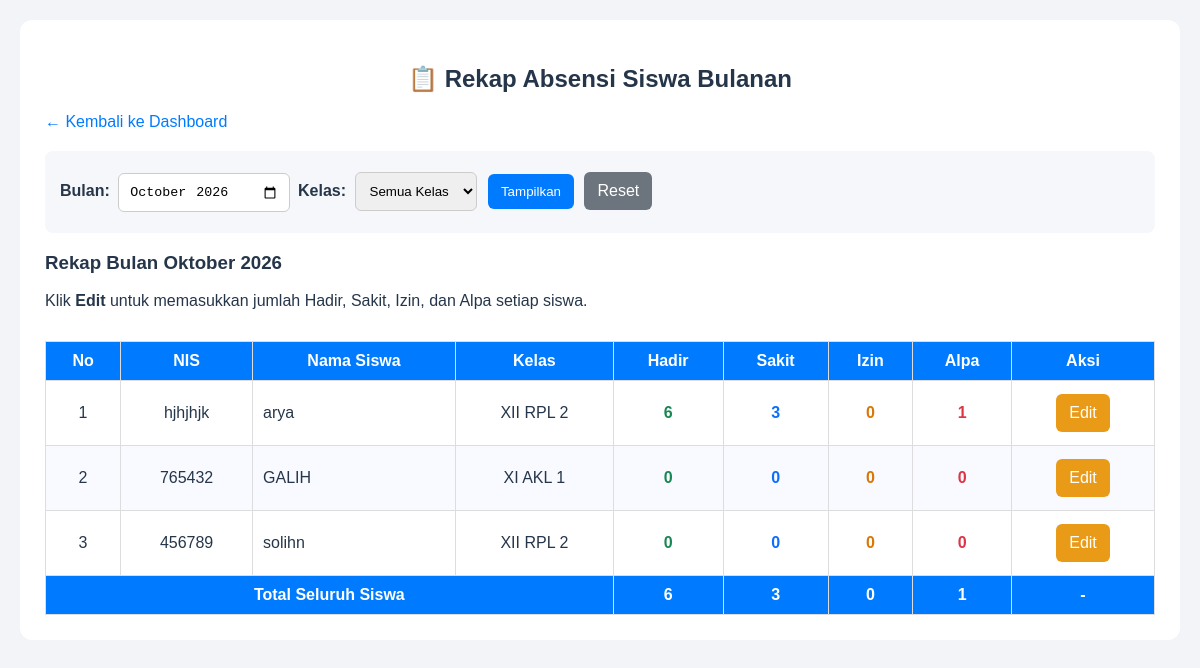
Page /absensi_siswa/rekap.php on the committed database.
### tables this page shows
CREATE TABLE `siswa` (
  `id_siswa` int(11) NOT NULL,
  `nis` varchar(20) NOT NULL,
  `nama_siswa` varchar(100) NOT NULL,
  `id_kelas` int(11) NOT NULL,
  `alamat` text DEFAULT NULL
);

CREATE TABLE `kelas` (
  `id_kelas` int(11) NOT NULL,
  `nama_kelas` varchar(50) NOT NULL,
  `jurusan` varchar(50) NOT NULL
);

### absensi_siswa/rekap.php (the view, shortened to what this page needs)
<?php
include "koneksi.php";
$bulan = $_GET['bulan'] ?? '2026-10';
$id_kelas = $_GET['id_kelas'] ?? '';
$edit = (int) ($_GET['edit'] ?? 0);
$tahun = (int) substr($bulan, 0, 4);
$bulan_angka = (int) substr($bulan, 5, 2);
function e($nilai) {
    return htmlspecialchars((string)($nilai ?? ''), ENT_QUOTES, 'UTF-8');
}
$sql = "
    SELECT
        s.id_siswa,
        s.nis,
        s.nama_siswa,
        k.id_kelas,
        k.nama_kelas,
        r.hadir AS rekap_hadir,
        r.sakit AS rekap_sakit,
        r.izin AS rekap_izin,
        r.alpa AS rekap_alpa
    FROM siswa s
    LEFT JOIN kelas k ON s.id_kelas = k.id_kelas
    LEFT JOIN rekap_manual r
        ON r.id_siswa = s.id_siswa
        AND r.bulan = $bulan_angka
        AND r.tahun = $tahun
";
$sql .= " ORDER BY s.nama_siswa ASC";
$query = mysqli_query($koneksi, $sql);
$nama_bulan = [
    1 => 'Januari', 2 => 'Februari', 3 => 'Maret',
    4 => 'April', 5 => 'Mei', 6 => 'Juni',
    7 => 'Juli', 8 => 'Agustus', 9 => 'September',
    10 => 'Oktober', 11 => 'November', 12 => 'Desember'
];
$judul_bulan = $nama_bulan[$bulan_angka] . ' ' . $tahun;
?>
<!DOCTYPE html>
<html lang="id">
<head>
</head>
<body>
<div class="container">
<h2>📋 Rekap Absensi Siswa Bulanan</h2>
<a href="dashboard.php" class="kembali">← Kembali ke Dashboard</a>
<div class="filter">
    <form method="GET">
        <label><b>Bulan:</b></label>
        <input type="month" name="bulan" value="<?= e($bulan) ?>" required>
        <label><b>Kelas:</b></label>
        <select name="id_kelas">
            <option value="">Semua Kelas</option>
        </select>
        <button type="submit">Tampilkan</button>
        <a href="rekap.php" class="btn reset">Reset</a>
    </form>
</div>
<h3>Rekap Bulan <?= e($judul_bulan) ?></h3>
<p>Klik <b>Edit</b> untuk memasukkan jumlah Hadir, Sakit, Izin, dan Alpa setiap siswa.</p>
<div class="table-wrap">
<table>
<thead>
<tr>
    <th>No</th>
    <th>NIS</th>
    <th>Nama Siswa</th>
    <th>Kelas</th>
    <th>Hadir</th>
    <th>Sakit</th>
    <th>Izin</th>
    <th>Alpa</th>
    <th>Aksi</th>
</tr>
</thead>
<tbody>
<?php
$no = 1;
$total_hadir = $total_sakit = $total_izin = $total_alpa = 0;
if (mysqli_num_rows($query) > 0) {
    while ($data = mysqli_fetch_assoc($query)) {
        $hadir = $data['rekap_hadir'] !== null ? (int)$data['rekap_hadir'] : 0;
        $sakit = $data['rekap_sakit'] !== null ? (int)$data['rekap_sakit'] : 0;
        $izin  = $data['rekap_izin'] !== null ? (int)$data['rekap_izin'] : 0;
        $alpa  = $data['rekap_alpa'] !== null ? (int)$data['rekap_alpa'] : 0;
        $total_hadir += $hadir;
        $total_sakit += $sakit;
        $total_izin += $izin;
        $total_alpa += $alpa;
        $id = (int)$data['id_siswa'];
        $sedang_edit = ($edit === $id);
        $form_id = 'rekap_' . $id;
?>
<tr>
    <td><?= $no++ ?></td>
    <td><?= e($data['nis']) ?></td>
    <td style="text-align:left"><?= e($data['nama_siswa']) ?></td>
    <td><?= e($data['nama_kelas'] ?? 'Belum ada kelas') ?></td>
    <?php foreach (['hadir', 'sakit', 'izin', 'alpa'] as $jenis) {
        $nilai = $$jenis;
    ?>
    <td class="<?= e($jenis) ?>">
        <?php if ($sedang_edit) { ?>
            <input type="number"
                form="<?= e($form_id) ?>"
                name="<?= e($jenis) ?>"
                value="<?= $nilai ?>"
                min="0" max="9999" required>
        <?php } else { ?>
            <?= $nilai ?>
        <?php } ?>
    </td>
    <?php } ?>
    <td>
        <?php if ($sedang_edit) { ?>
            <form id="<?= e($form_id) ?>" method="POST">
                <input type="hidden" name="id_siswa" value="<?= $id ?>">
                <input type="hidden" name="bulan" value="<?= e($bulan) ?>">
                <input type="hidden" name="id_kelas" value="<?= e($id_kelas) ?>">
            </form>
            <button type="submit" form="<?= e($form_id) ?>"
                name="simpan" value="1" class="simpan">Simpan</button>
            <a class="btn reset"
                href="rekap.php?bulan=<?= e($bulan) ?>&id_kelas=<?= e($id_kelas) ?>">Batal</a>
        <?php } else { ?>
            <a class="btn edit"
                href="rekap.php?bulan=<?= e($bulan) ?>&id_kelas=<?= e($id_kelas) ?>&edit=<?= $id ?>">Edit</a>
        <?php } ?>
    </td>
</tr>
<?php
    }
} else {
?>
<tr>
    <td colspan="9">Belum ada data siswa.</td>
</tr>
<?php } ?>
</tbody>
<tfoot>
<tr>
    <th colspan="4">Total Seluruh Siswa</th>
    <th><?= $total_hadir ?></th>
    <th><?= $total_sakit ?></th>
    <th><?= $total_izin ?></th>
    <th><?= $total_alpa ?></th>
    <th>-</th>
</tr>
</tfoot>
</table>
</div>
</div>
</body>
</html>

### absensi_siswa/rekap.php (style rules this page uses)
* { box-sizing: border-box; }
body { font-family: Arial, sans-serif; background: #f2f4f7; padding: 20px; margin: 0; color: #26364a; }
.container { background: white; padding: 25px; border-radius: 12px; max-width: 1200px; margin: auto; }
h2 { text-align: center; }
.kembali { color: #007bff; text-decoration: none; }
.filter { margin-top: 20px; padding: 15px; background: #f5f7fa; border-radius: 8px; }
.filter input, .filter select { padding: 10px; margin: 6px 4px; border: 1px solid #ccc; border-radius: 6px; }
button, .btn { display: inline-block; padding: 10px 13px; border: none; border-radius: 6px; text-decoration: none; cursor: pointer; margin: 3px; color: white; }
button { background: #007bff; }
.reset { background: #6c757d; }
.edit { background: #e99a17; }
.table-wrap { overflow-x: auto; }
table { width: 100%; min-width: 850px; border-collapse: collapse; margin-top: 15px; }
th, td { border: 1px solid #ddd; padding: 10px; text-align: center; }
th { background: #007bff; color: white; }
tbody tr:nth-child(even) { background: #f8faff; }
.hadir { color: #198754; font-weight: bold; }
.sakit { color: #0d6efd; font-weight: bold; }
.izin { color: #d97706; font-weight: bold; }
.alpa { color: #dc3545; font-weight: bold; }

### rows in the picture
siswa: nis "hjhjhjk", nama_siswa "arya", id_kelas.nama_kelas "XII RPL 2", nilai "6", nilai "3", nilai "0", nilai "1"
siswa: nis "765432", nama_siswa "GALIH", id_kelas.nama_kelas "XI AKL 1", nilai "0"
siswa: nis "456789", nama_siswa "solihn", id_kelas.nama_kelas "XII RPL 2", nilai "0"

### other values in the picture
$judul_bulan "Oktober 2026"
$total_hadir "6"
$total_sakit "3"
$total_izin "0"
$total_alpa "1"
